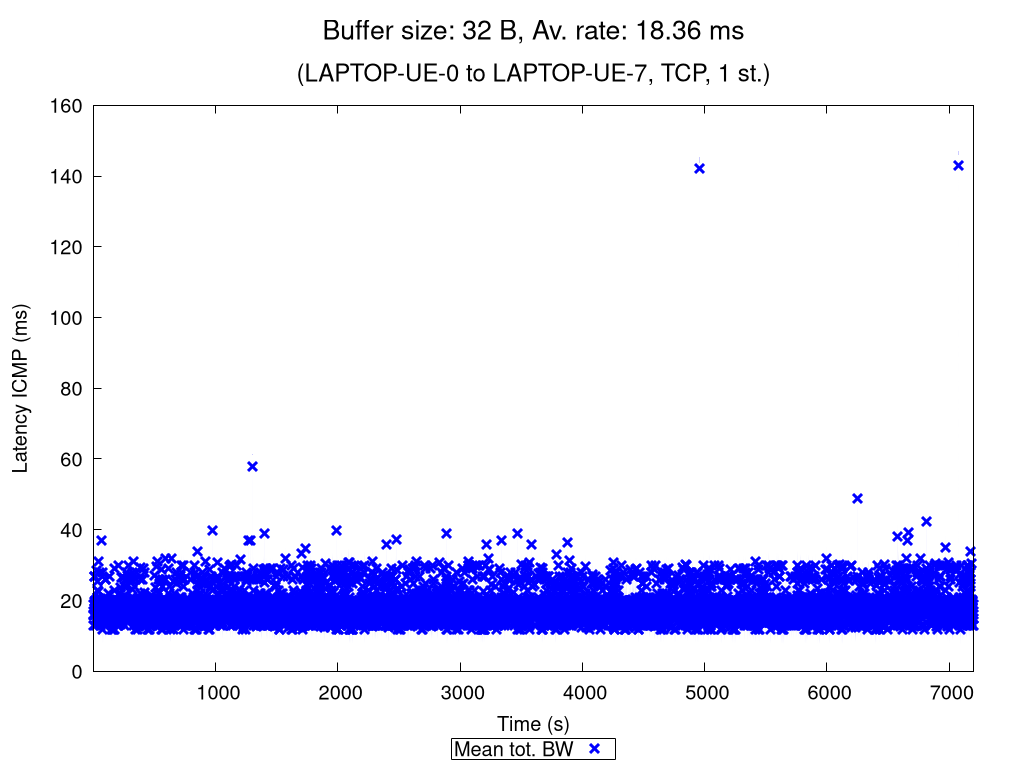

Write the gnuplot code that produced this figure.
set terminal pngcairo nocrop enhanced size 1024,768 font "Verdana,15"
set output "TCP_1_st_2020_11_06_01-45-06_one2two_00032B.png"

set title "{/=20 Buffer size: 32 B, Av. rate: 18.36 ms}\n\n{/=18 (LAPTOP-UE-0 to LAPTOP-UE-7, TCP, 1 st.)}"

set xlabel "Time (s)"
set ylabel "Latency ICMP (ms)"
set ytics nomirror
set key bmargin center horizontal box samplen 1 width -1
set bmargin 4.6
set rmargin 4.5

rf = 1.0  # rate factor
set style fill transparent solid 0.2 noborder
set autoscale xfix
plot "TCP_1_st_2020_11_06_01-45-06_one2two_00032B_iperf_processed.dat" using 1:($2/rf-$3/rf):($2/rf+$3/rf) with filledcurves lc rgb "blue" notitle, \
     "" using 1:($2/rf) with points pt 2 ps 1.5 lw 3 lc rgb "blue" title "Mean tot. BW", \
